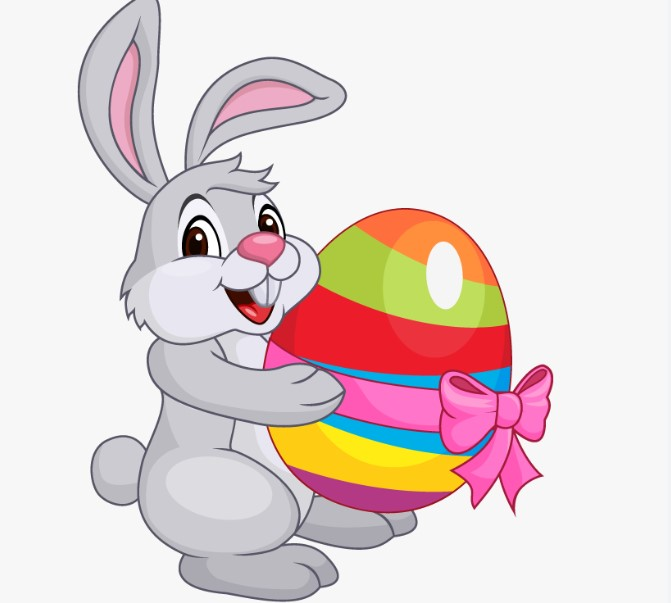
#> input picture bunny.jpg, 671 x 603 px
$ python 'simple image encryption tool.py'
#> lines starting #> are read from the running program, lines starting #| are printed output that depends on the picture
#> the answer given: bunny.jpg
from PIL import Image
import numpy as np
import random
def encrypt_image(input_image, key):

    #Encrypts the input image using a given key.
    # Open the input image
#> called with input_image = 'bunny.jpg', key = (197, 215, 20)
    img = Image.open(input_image)
#> img is the input picture: PIL image 671x603 RGB; mean R, G, B 228.9, 214.4, 213.1

    # Convert the image to a NumPy array
    img_arr = np.array(img)

    # Encrypt the image by swapping pixel values
    height, width, channels = img_arr.shape
#> height = 603; width = 671; channels = 3
    for i in range(height):
        for j in range(width):
             # Swap the pixel values based on the key
            img_arr[i, j, 0] = img_arr[i, j, 0] ^ key[0]
            img_arr[i, j, 1] = img_arr[i, j, 1] ^ key[1]
            img_arr[i, j, 2] = img_arr[i, j, 2] ^ key[2]
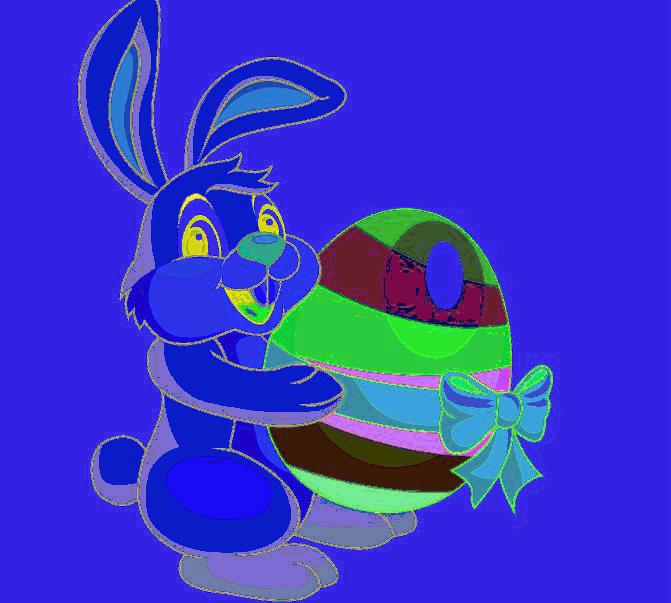
#> img_arr: shape (603, 671, 3); mean R, G, B 55.8, 54.9, 200.5

    # Convert the encrypted array back to an image and save it
    encrypted_img = Image.fromarray(img_arr.astype(np.uint8))
    encrypted_img.save("encrypted_image.jpg")
    print("Image encrypted successfully!")
    Image._show(encrypted_img)


def decrypt_image(encrypted_image, key):

    #Decrypts the encrypted image using the same key.

    # Open the encrypted image
#> called with encrypted_image = 'encrypted_image.jpg', key = (197, 215, 20)
    img = Image.open(encrypted_image)
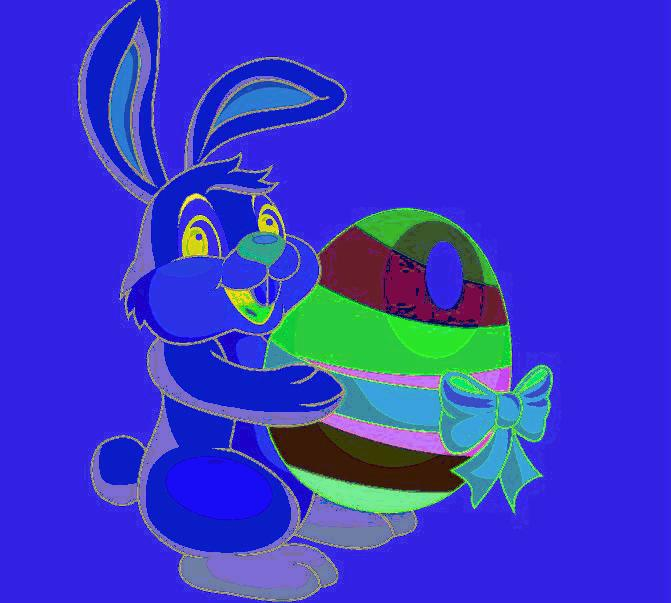
#> img: PIL image 671x603 RGB; mean R, G, B 55.8, 54.9, 201.1

    # Convert the image to a NumPy array
    img_arr = np.array(img)

    # Decrypt the image by swapping pixel values again
    height, width, channels = img_arr.shape
#> height = 603; width = 671; channels = 3
    for i in range(height):
        for j in range(width):
            # Swap the pixel values based on the key
            img_arr[i, j, 0] = img_arr[i, j, 0] ^ key[0]
            img_arr[i, j, 1] = img_arr[i, j, 1] ^ key[1]
            img_arr[i, j, 2] = img_arr[i, j, 2] ^ key[2]
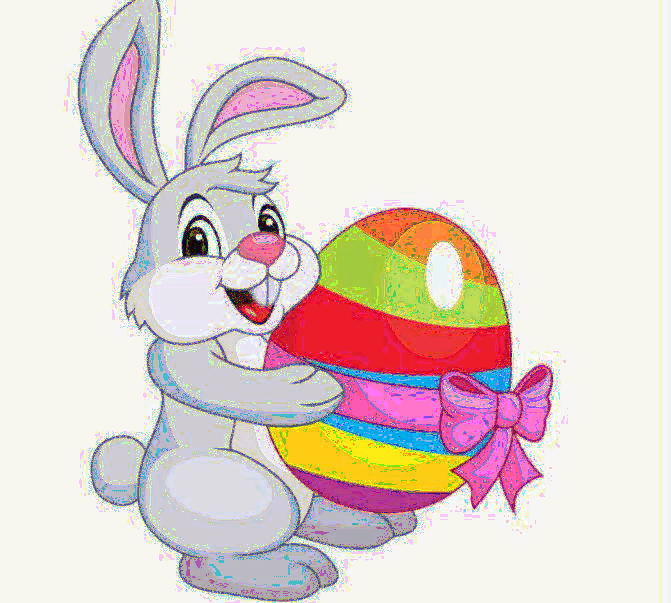
#> img_arr: shape (603, 671, 3); mean R, G, B 225.8, 213.3, 208.4

    # Convert the decrypted array back to an image and save it
    decrypted_img = Image.fromarray(img_arr.astype(np.uint8))
    decrypted_img.save("decrypted_image.jpg")

    print("Image decrypted successfully!")
    Image._show(decrypted_img)


input_image = input("input_image.jpg:")
key = (random.randint(0, 255), random.randint(0, 255), random.randint(0, 255))
encrypt_image(input_image, key)
decrypt_image("encrypted_image.jpg", key)
